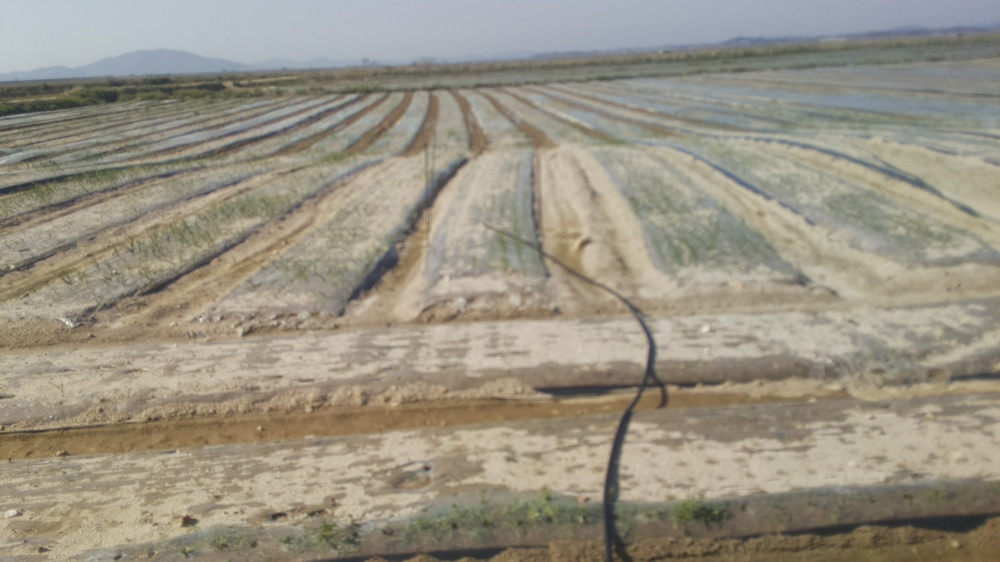
//> input picture color_test/test1.jpg, 1000 x 562 px, shrunk from 1640 x 922 before the run
$ ./green_ballone   (built with g++ and OpenCV 4)
//> lines starting //> are read from the running program, lines starting //| are printed output that depends on the picture; after the words box and inside, x2 and y2 are one past the last pixel; in counts of white or black regions, pixels touching at a corner belong together
#include "opencv2/opencv.hpp"

using namespace cv;
using namespace std;

void detectHScolor(const Mat &image, double minHue, double maxHue, double minSat, double maxSat, Mat &mask);

//TODO
void Border_Line();


int main()
{
    Mat image = imread("./test1.jpg");
//> image is the input picture: 562 rows x 1000 cols, CV_8UC3; mean B, G, R 130.9, 145.8, 152.4
    if(image.empty())
    {
        printf("no image\r\n");
        return -1;
    }
    Mat mask;
    detectHScolor(image, 38, 75, 15, 255, mask);
    //Hue range(100~150) Saturation range(15~255) mask set
    Mat detected(image.size(), CV_8UC3, Scalar::all(0));
    image.copyTo(detected, mask);
    //마스크에 원본 벡터를 투과 시켜 걸러냄
    namedWindow("Image");
    imshow("Image", image);
    namedWindow("Mask");
    imshow("Mask", mask);
    namedWindow("Detected");
    imshow("Detected", detected);
    waitKey();

    return 0;
}

void detectHScolor(const Mat &image, double minHue, double maxHue, double minSat, double maxSat, Mat &mask)
{
//> called with minHue = 38, maxHue = 75, minSat = 15, maxSat = 255
    Mat hsv;
    cvtColor(image, hsv, CV_BGR2HSV);
//> hsv: 562 rows x 1000 cols, CV_8UC3; mean H, S, V 34.5, 44.6, 155.1
    vector<Mat> channels;
    split(hsv, channels); //hsv channel 분리
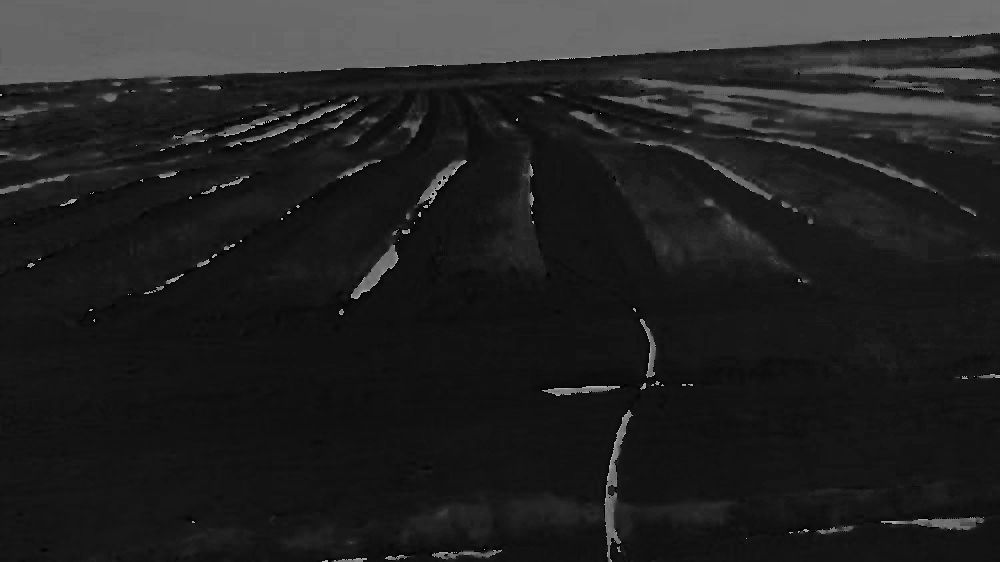
//> channels[0]: 562 rows x 1000 cols, CV_8UC1; min 0, max 178, mean 34.5
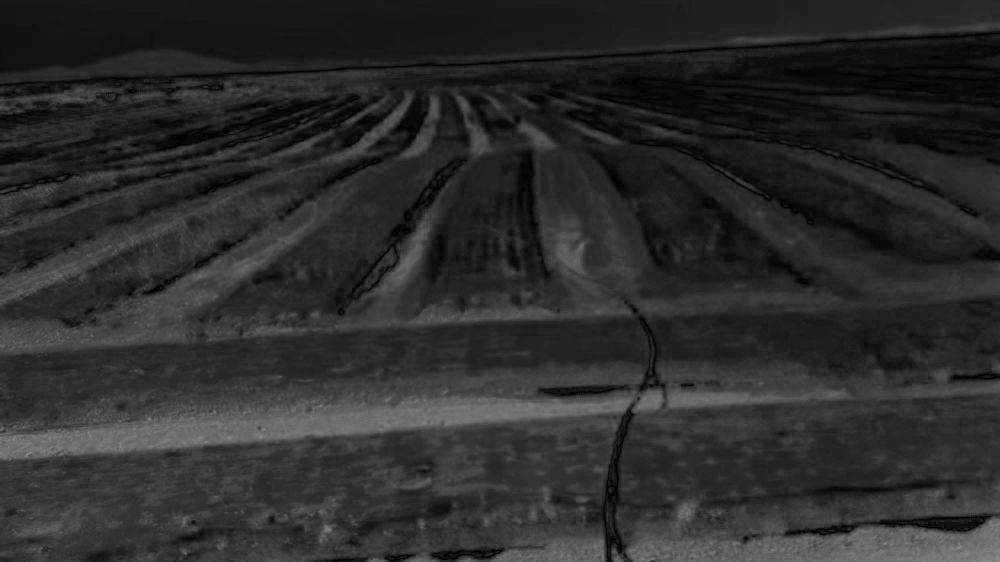
//> channels[1]: 562 rows x 1000 cols, CV_8UC1; min 0, max 137, mean 44.6
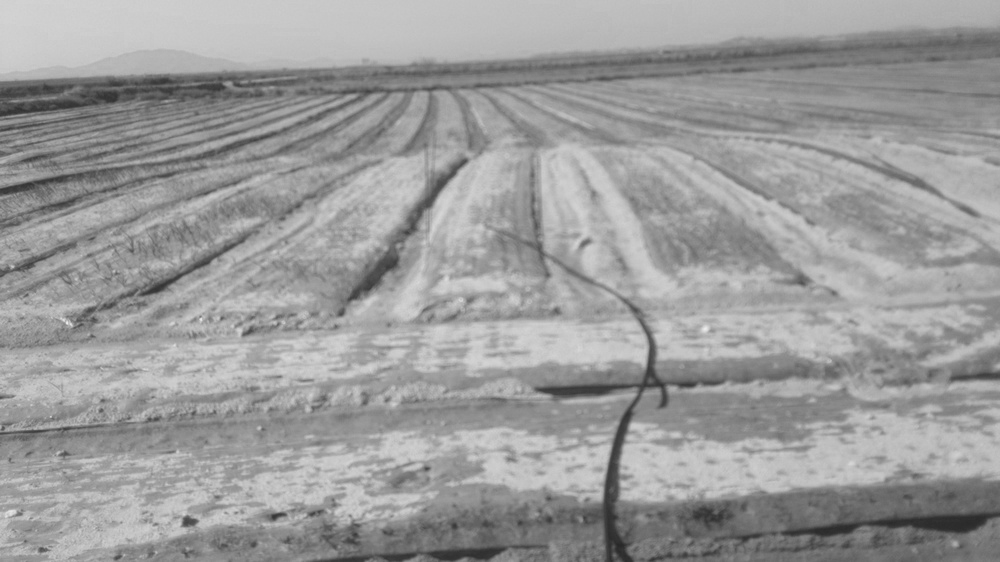
//> channels[2]: 562 rows x 1000 cols, CV_8UC1; min 40, max 236, mean 155.1
    //Hue mask(0 ~255)
    Mat mask1;
    threshold(channels[0], mask1, maxHue, 255, THRESH_BINARY_INV);
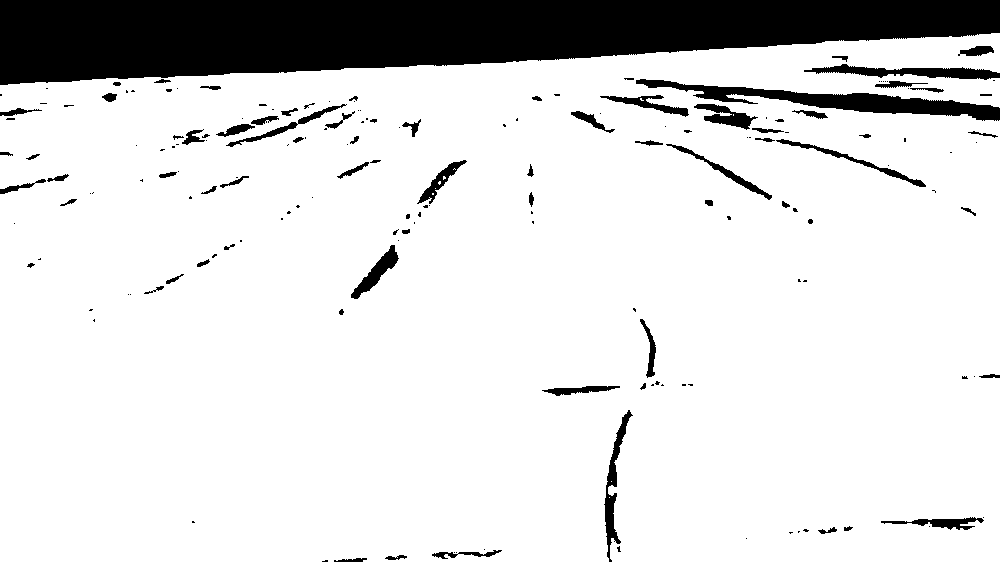
//> mask1: 562 rows x 1000 cols, CV_8UC1; 86.1% white; 178 black regions (103 under 20 px), largest, box (x1, y1, x2, y2) and area: (0, 0, 1000, 85) 60398, (636, 79, 1000, 121) 4470, (804, 64, 1000, 80) 1456
    imshow("mask1", mask1);
    Mat mask2;
    threshold(channels[0], mask2, minHue, 255, THRESH_BINARY);
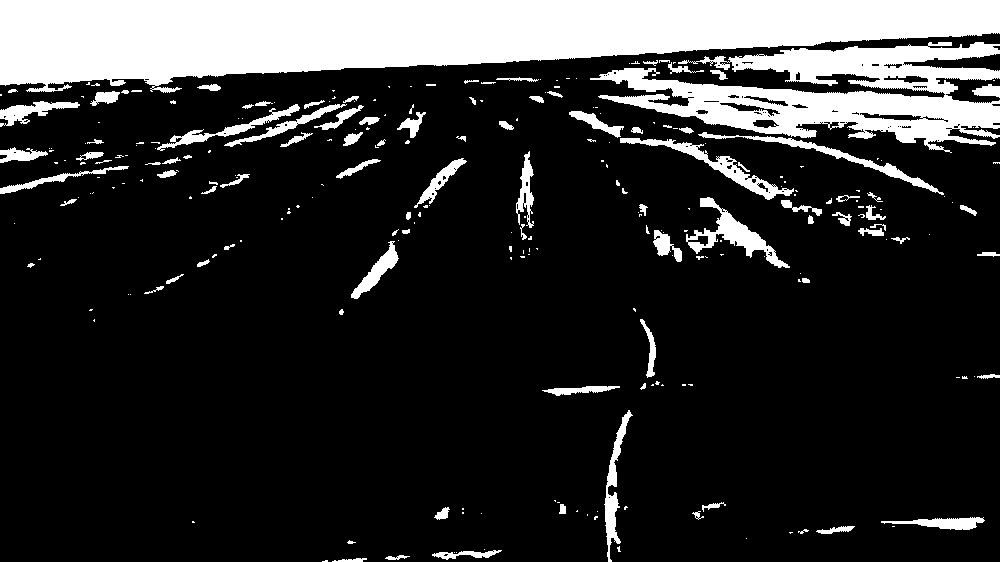
//> mask2: 562 rows x 1000 cols, CV_8UC1; 18.4% white; 264 white regions (164 under 20 px), largest, box (x1, y1, x2, y2) and area: (0, 0, 1000, 93) 61308, (590, 42, 1000, 153) 21200, (686, 197, 790, 268) 1819
    imshow("mask2", mask2);
    Mat hueMask;
    if(minHue<maxHue)
    {
        hueMask = mask1 & mask2;
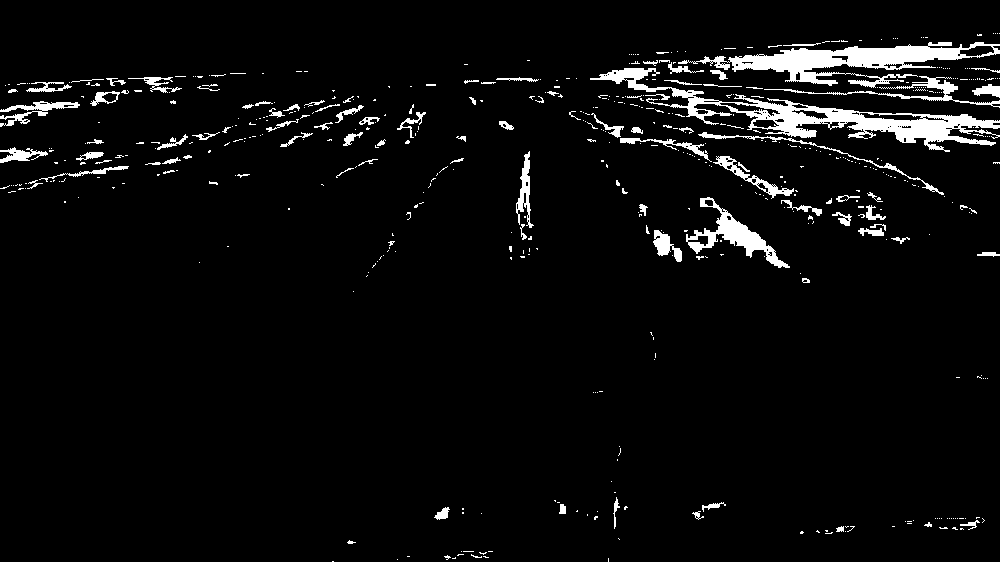
//> hueMask: 562 rows x 1000 cols, CV_8UC1; 4.5% white; 541 white regions (439 under 20 px), largest, box (x1, y1, x2, y2) and area: (590, 68, 1000, 152) 6524, (678, 42, 1000, 88) 5149, (686, 197, 790, 268) 1764
    }
    else{
        hueMask = mask1 | mask2;
    }

    imshow("hueMask", hueMask);

    threshold(channels[2], mask1, maxSat, 255, THRESH_BINARY_INV);
//> mask1: 562 rows x 1000 cols, CV_8UC1; 13.86% of pixels changed, all inside (x1, y1, x2, y2) = (0, 0, 1000, 562)
//> in main, `image.copyTo(detected, mask);`:
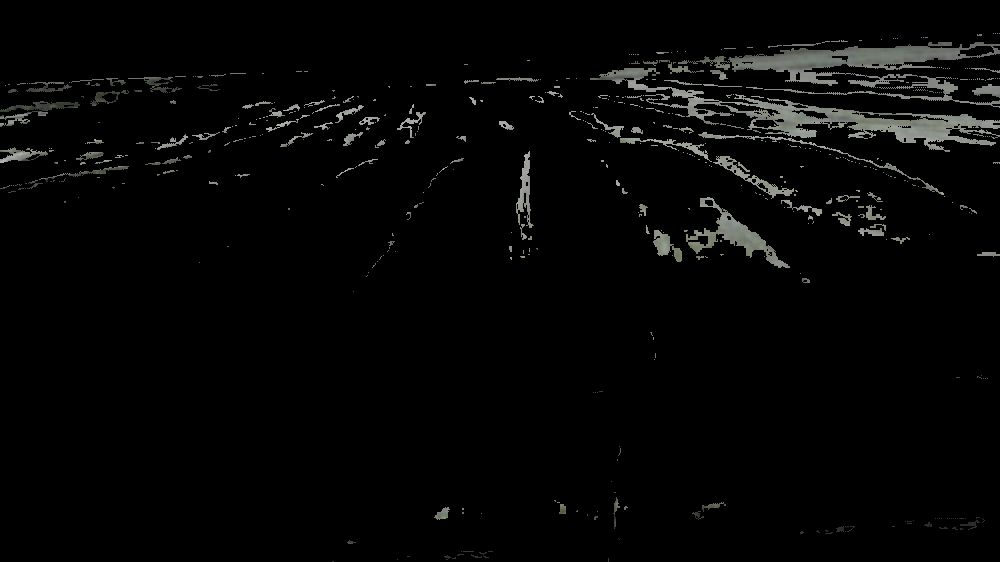
//> detected: 562 rows x 1000 cols, CV_8UC3; mean B, G, R 5.6, 5.9, 5.7
    threshold(channels[2], mask2, minSat, 255, THRESH_BINARY);

    Mat satMask;
    satMask = mask1 & mask2;
    //ballone copy
    mask = hueMask & satMask;

}

//TODO
void Border_Line()
{

}

$ run again, with color_test/BALLOON2.png saved as color_test/test1.jpg
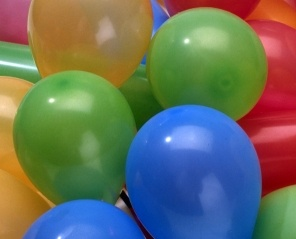
//> input picture color_test/BALLOON2.png, 296 x 239 px
//> image is the input picture: 239 rows x 296 cols, CV_8UC3; mean B, G, R 96.3, 111, 104.7
//> hsv: 239 rows x 296 cols, CV_8UC3; mean H, S, V 73.6, 168.9, 161.8
//> in detectHScolor, `threshold(channels[0], mask1, maxHue, 255, THRESH_BINARY_INV);`:
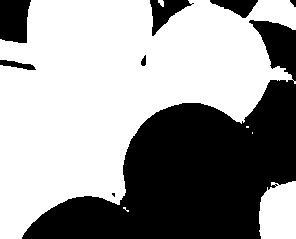
//> mask1: 239 rows x 296 cols, CV_8UC1; 60.3% white; 8 black regions (1 under 20 px), largest, box (x1, y1, x2, y2) and area: (22, 20, 296, 239) 25505, (0, 0, 31, 43) 1157, (150, 0, 194, 36) 690
//> hueMask: 239 rows x 296 cols, CV_8UC1; 35.9% white; 4 white regions (2 under 20 px), largest, box (x1, y1, x2, y2) and area: (0, 10, 263, 206) 23797, (259, 189, 296, 239) 1615
//> mask: 239 rows x 296 cols, CV_8UC1; 35.9% white; 4 white regions (2 under 20 px), largest, box (x1, y1, x2, y2) and area: (0, 10, 263, 206) 23795, (259, 189, 296, 239) 1615
//> `image.copyTo(detected, mask);`:
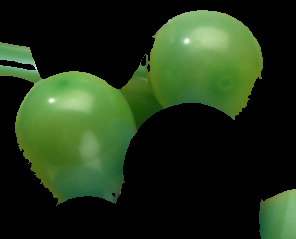
//> detected: 239 rows x 296 cols, CV_8UC3; mean B, G, R 23.3, 49.6, 31.9
